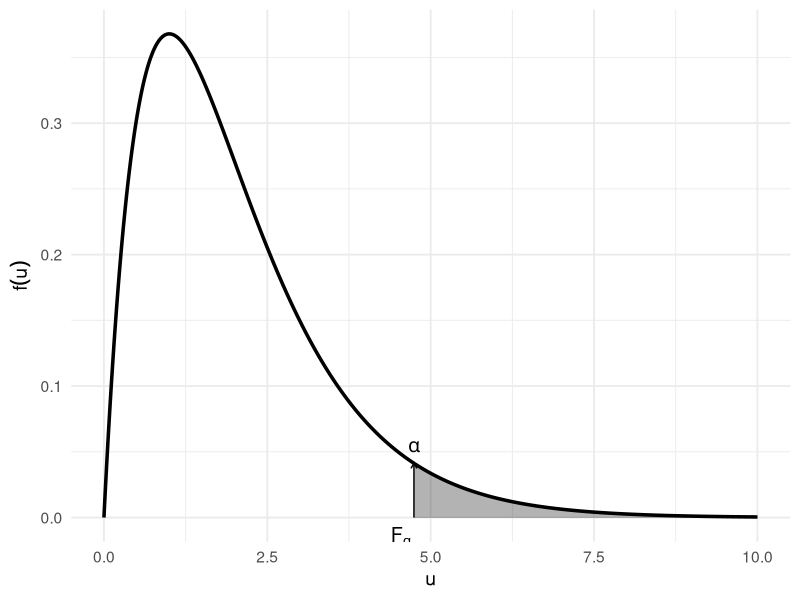

The R source for this figure:
## ---- chunk 1
library(ggplot2)

figura_densidad_asimetrica <- function(alpha = 0.05) {
  shape <- 2
  rate <- 1
  
  # Cuantil de interés
  F_alpha <- qgamma(1 - alpha, shape = shape, rate = rate)
  
  # Datos para la densidad
  x_vals <- seq(0, 10, length.out = 1000)
  df <- data.frame(
    x = x_vals,
    y = dgamma(x_vals, shape = shape, rate = rate)
  )
  
  # Datos para el sombreado
  df_shaded <- subset(df, x >= F_alpha)
  
  # Altura de la flecha
  y_arrow <- dgamma(F_alpha, shape, rate)
  
  ggplot(df, aes(x, y)) +
    geom_line(linewidth = 1.2) +
    geom_area(data = df_shaded, aes(x, y), fill = "black", alpha = 0.3) +
    
    # Flecha vertical
    annotate("segment", x = F_alpha, xend = F_alpha, y = 0, yend = y_arrow,
             arrow = arrow(length = unit(0.15, "cm")), color = "black") +
    
    # Etiqueta F_α
    annotate("text", x = F_alpha, y = 0, label = expression(F[alpha]),
             vjust = 1.5, hjust = 1.1, size = 5) +
    
    # Etiqueta α
    annotate("text", x = F_alpha, y = y_arrow, label = expression(alpha),
             vjust = -1, size = 5) +
    
    labs(x = "u", y = expression(f(u))) +
    theme_minimal(base_size = 14)
}
figura_densidad_asimetrica()
## ---- chunk 2
# Datos
s1_sq <- 25
s2_sq <- 10
n1 <- 6
n2 <- 10

# Estadístico F observado (mayor varianza sobre menor)
F_obs <- s1_sq / s2_sq
gl1 <- n1 - 1
gl2 <- n2 - 1

# Cuantiles críticos para prueba bilateral al 5%
alpha <- 0.05
F_inf <- qf(alpha / 2, df1 = gl1, df2 = gl2)
F_sup <- qf(1 - alpha / 2, df1 = gl1, df2 = gl2)

# Decisión
cat("F observado:", round(F_obs, 3), "\n")
cat("Intervalo de aceptación: [", round(F_inf, 3), ",", round(F_sup, 3), "]\n")

if (F_obs < F_inf || F_obs > F_sup) {
  cat("Se rechaza H0: las varianzas son significativamente diferentes.\n")
} else {
  cat("No se rechaza H0: no hay evidencia suficiente para afirmar diferencia de varianzas.\n")
}
## ---- chunk 3
# Valor crítico F para prueba unilateral con alpha = 0.05
qf(0.95, df1 = 5, df2 = 9)
## ---- chunk 4
simular_promedios <- function(n, repeticiones = 1000, media = 10) {
  promedios <- replicate(repeticiones, mean(rexp(n, rate = 1 / media)))
  data.frame(
    `n` = n,
    `Promedio repetido` = mean(promedios),
    `Media teórica` = media,
    `Varianza repetida` = var(promedios),
    `Varianza teórica` = media^2 / n
  )
}

# Evaluar para varios tamaños
tamaños <- c(5, 10, 25, 50, 100)
resultados <- do.call(rbind, lapply(tamaños, simular_promedios))
knitr::kable(resultados, digits = 5)
